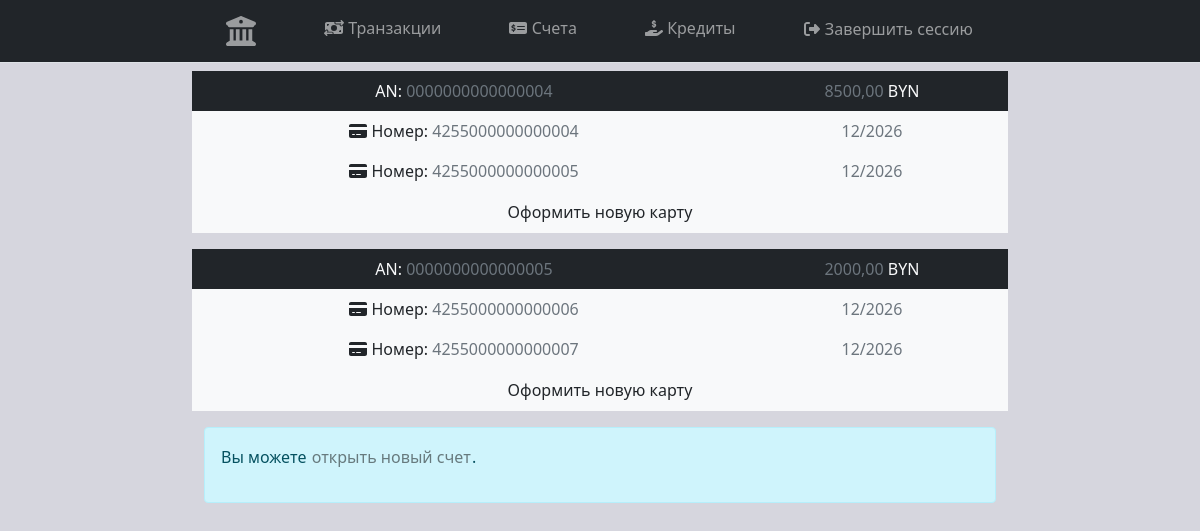
Page /accounts (signed in) on the committed database.
### bank_system_app/models.py (models this page shows, shortened)
class Account(models.Model):
    user = models.ForeignKey(User, on_delete=models.PROTECT)
    account_number = models.CharField(max_length=16, unique=True)
    balance = models.DecimalField(max_digits=10, decimal_places=2, default=0)

class Card(models.Model):
    user = models.ForeignKey("User", on_delete=models.SET_NULL, null=True)
    first_name = models.CharField(max_length=32)
    last_name = models.CharField(max_length=32)
    number = models.CharField(max_length=16)
    expire_date = models.DateField()
    cvv_code = models.CharField(max_length=256)
    account = models.ForeignKey("Account", on_delete=models.CASCADE, related_name='cards')

### bank_system_app/views.py (the view)
# urls.py: path("accounts", AccountsView.as_view(), name='accounts'),
class AccountsView(TemplateView):
    template_name = 'accounts/index.html'
    def get_context_data(self, **kwargs) -> dict[str, any]:
        context = super().get_context_data(**kwargs)
        user = self.request.user
        if (user.is_authenticated):
            if Account.objects.filter(user=user).exists():
                accounts = Account.objects.filter(user=user)
                context['accounts'] = accounts
        return context

### bank_system_app/templates/accounts/index.html (shortened to what this page needs)
{% extends 'layout.html' %}
{% block content %}
    {% if user.is_authenticated %}
        {% if accounts %}
            <div class="container">
                {% for account in accounts %}
                    <div class="row mt-2 account-header-row" name="accounts" id="{{ account.id }}">
                        <div class="col-8 bg-dark text-muted text-center p-2"><span class="text-light">AN: </span>{{ account.account_number }}</div>
                        <div class="col-4 bg-dark text-secondary p-2 text-center">{{ account.balance }}<span class="text-light"> BYN</span></div>
                    </div>
                    {% if account.cards.all %}
                        {% for card in account.cards.all %}
                            <div class="row account-header-row bg-light" name="cards" id="{{ card.id }}">
                                <div class="col-8 text-center p-2"><i class="fa-solid fa-credit-card"></i><span class="text-dark"> Номер: </span><span class='text-muted'>{{ card.number }}</span></div>
                                <div class="col-4 p-2 text-center"><span class="text-muted">{{ card.expire_date.month }}/{{ card.expire_date.year }}</span></div>
                            </div>
                        {% endfor %}
                        <form action="{% url 'create_card' %}" method="post">
                            <div class="row account-header-row bg-light text-dark align-items-center py-2" name="cards" id="{{ card.id }}">
                                <div class="text-center"><button type="submit" class="text-decoration-none link-dark btn-link btn p-0 shadow-none">Оформить новую карту</button></div>
                            </div>
                        </form>
                    {% endif %}
                {% endfor %}
                <div class="mt-3 alert alert-info">
                    <form action="{% url 'create_account' %}" method='post'>
                        <p class="d-flex align-items-center">Вы можете&nbsp;<button type='submit' class='p-0 border-none shadow-none btn btn-link text-black-50 text-decoration-none' id='createNewAccount'>открыть новый счет</button>.</p>
                    </form>
                </div>
            </div>
        {% endif %}
    {% endif %}
{% endblock %}

### bank_system_app/templates/layout.html (shortened to what this page needs)
{% load static %}
<html lang="en" xmlns="">
<head>
    <link rel="stylesheet" href="{% static "lib/css/bootstrap.min.css" %}">
    <link rel="stylesheet" href="{% static "lib/css/all.min.css" %}">
    <link rel="stylesheet" href="{% static "css/style.css" %}">
</head>
<body>
    <header class="">
        <nav class="navbar navbar-expand-md bg-dark sticky-top border-bottom" data-bs-theme="dark">
            <div class="container">
              <div class="offcanvas offcanvas-end" tabindex="-1" id="#offcanvas" aria-labelledby="#offcanvasLabel">
                <div class="offcanvas-body">
                  <ul class="navbar-nav flex-grow-1 justify-content-around">
                    <li class="nav-item"><a class="nav-link" href="{% url 'home' %}">
                        <i class="fa-solid fa-building-columns logo"></i>
                    </a></li>
                    <li class="nav-item"><a class="nav-link" href="{% url 'transactions' %}"><i class="fa-solid fa-money-bill-transfer"></i> Транзакции</a></li>
                    <li class="nav-item"><a class="nav-link" href="{% url 'accounts' %}"><i class="fa-solid fa-money-check-dollar"></i> Счета</a></li>
                    <li class="nav-item"><a class="nav-link" href="{% url 'credit' %}"><i class="fa-solid fa-hand-holding-dollar"></i> Кредиты</a></li>
                    {% if user.is_authenticated %}
                      <li class="nav-item">
                        <form action="{% url 'logout' %}" method="post" class="m-0 d-flex align-items-center nav-link">
                          <i class="fa-solid fa-right-from-bracket"></i>&nbsp;
                          <button class="p-0 btn btn-link nav-link" type="submit">Завершить сессию</button>
                        </form>
                      </li>
                    {% else %}
                      <li class="nav-item">
                        <a class="nav-link" href="{% url 'login' %}">
                          <i class="fa-solid fa-key login-icon"></i>&nbsp;Войти
                        </a>
                      </li>
                    {% endif %}
                  </ul>
                </div>
              </div>
            </div>
          </nav>
    </header>
    <div class="container">
        {% block content %}{% endblock %}
    </div>
</body>
</html>

### bank_system_app/static/css/style.css (style rules this page uses)
.nav-link { color: rgba(255, 255, 255, 0.55); transition: all .4s; }
.logo { font-size: 30px; }
.account-header-row { cursor: pointer; }
@media (min-width: 1200px) { .container { max-width: 840px; } }
body { background-color: #D6D6DE; font-family: 'Noto Sans', sans-serif; }

### rows in the picture
Account: account_number "0000000000000004", balance "8500,00"
Card: number "4255000000000004", expire_date.month "12", expire_date.year "2026"
Card: number "4255000000000005", expire_date.month "12", expire_date.year "2026"
Account: account_number "0000000000000005", balance "2000,00"
Card: number "4255000000000006", expire_date.month "12", expire_date.year "2026"
Card: number "4255000000000007", expire_date.month "12", expire_date.year "2026"
